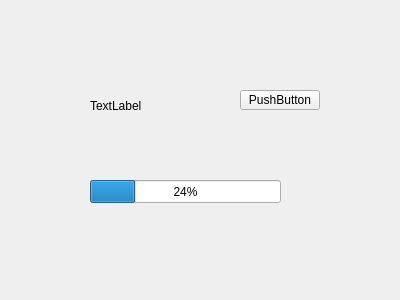
<?xml version="1.0" encoding="UTF-8"?>
<ui version="4.0">
 <class>Widget</class>
 <widget class="QWidget" name="Widget">
  <property name="geometry">
   <rect>
    <x>0</x>
    <y>0</y>
    <width>400</width>
    <height>300</height>
   </rect>
  </property>
  <property name="windowTitle">
   <string>Widget</string>
  </property>
  <widget class="QLabel" name="label">
   <property name="geometry">
    <rect>
     <x>90</x>
     <y>100</y>
     <width>54</width>
     <height>12</height>
    </rect>
   </property>
   <property name="text">
    <string>TextLabel</string>
   </property>
  </widget>
  <widget class="QPushButton" name="pushButton">
   <property name="geometry">
    <rect>
     <x>240</x>
     <y>90</y>
     <width>80</width>
     <height>20</height>
    </rect>
   </property>
   <property name="text">
    <string>PushButton</string>
   </property>
  </widget>
  <widget class="QProgressBar" name="progressBar">
   <property name="geometry">
    <rect>
     <x>90</x>
     <y>180</y>
     <width>191</width>
     <height>23</height>
    </rect>
   </property>
   <property name="value">
    <number>24</number>
   </property>
  </widget>
 </widget>
 <layoutdefault spacing="6" margin="11"/>
 <resources/>
 <connections/>
</ui>
